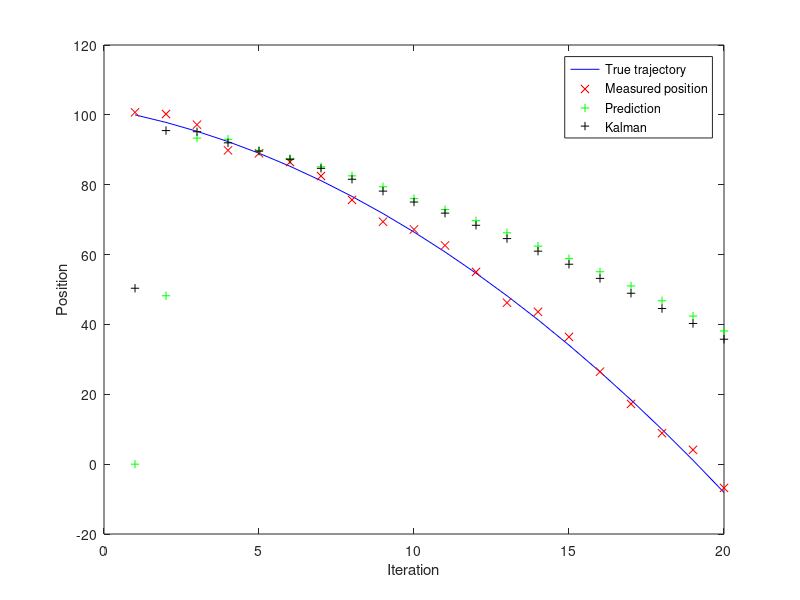

MATLAB code to generate this figure:
% -*- comment-start: "%"; -*-

clear;

global g dt;

N =  20;
dt = 0.2;
g = 9.81;

%%%% FIRST START WITH CREATING TRUE TRAJECTORY AND MEASURED (SMEARED) ONE
y0true = 100;
ytrue = zeros(1,N);
ymeas = zeros(1,N);
sigma = 2;
for i=1:N
    ytrue(i) = y0true - (i-1)*g*dt - g*((i-1)*dt)^2/2;
    ymeas(i) = normrnd(ytrue(i),sigma);
end

%%%% CREATE INITIAL
%state vector
x = zeros(1,N);
x(1) = ymeas(1)*0.5 ;

% covariance
P = 10;

%measurement variance
R = 1;

%%%% KALMAN
x_= zeros(1,N);
for t=2:N
    x_(t) =x(t-1) - g*dt - g*dt^2/2;
    P_ = P;
    K = P_/(P_+R);
    x(t) = x_(t) + K*(ymeas(t)-x_(t));
    P =(1-K)*P_;
end

figure;
plot(ytrue, 'b',ymeas, 'rx', x_, 'g+', x, 'k+');
xlabel('Iteration');
ylabel('Position');
legend('True trajectory', 'Measured position', 'Prediction','Kalman');
print -dpng kalman1d.png

